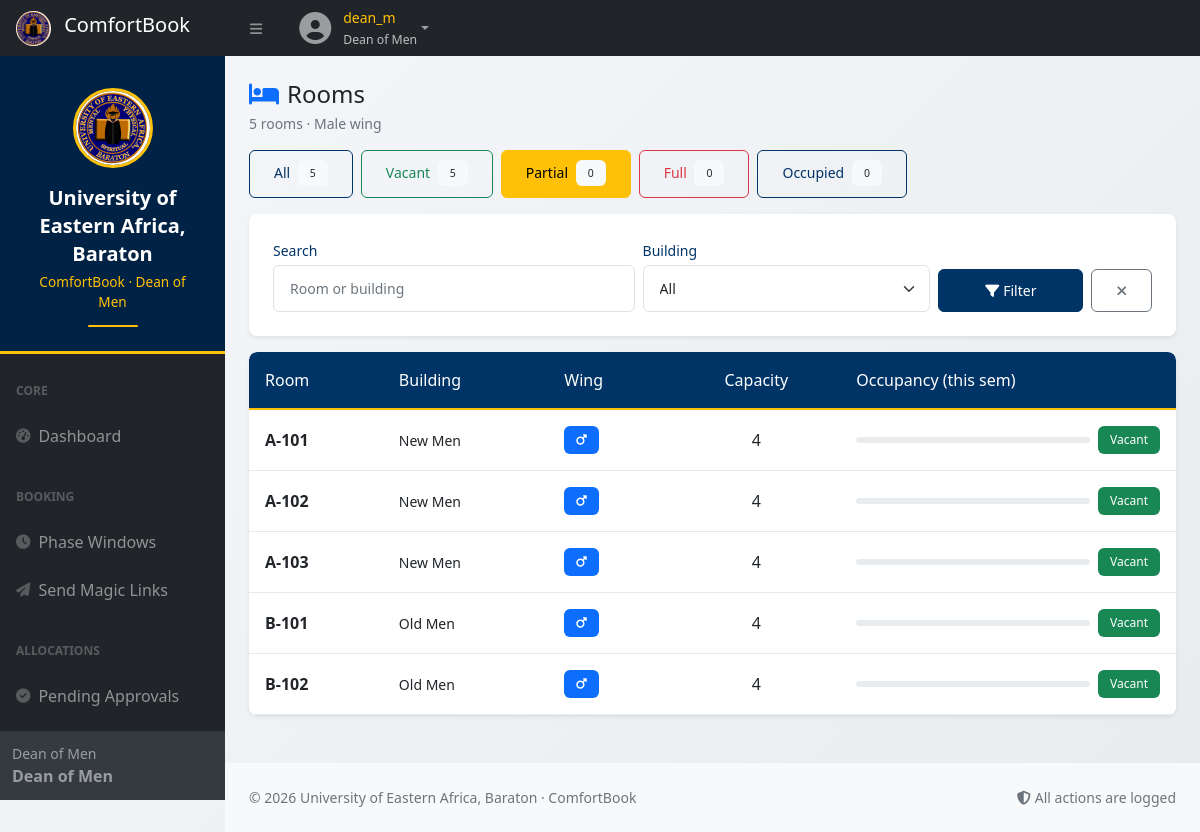
/user/rooms.php?status=partial (signed in), run on an earlier commit of the app's database.
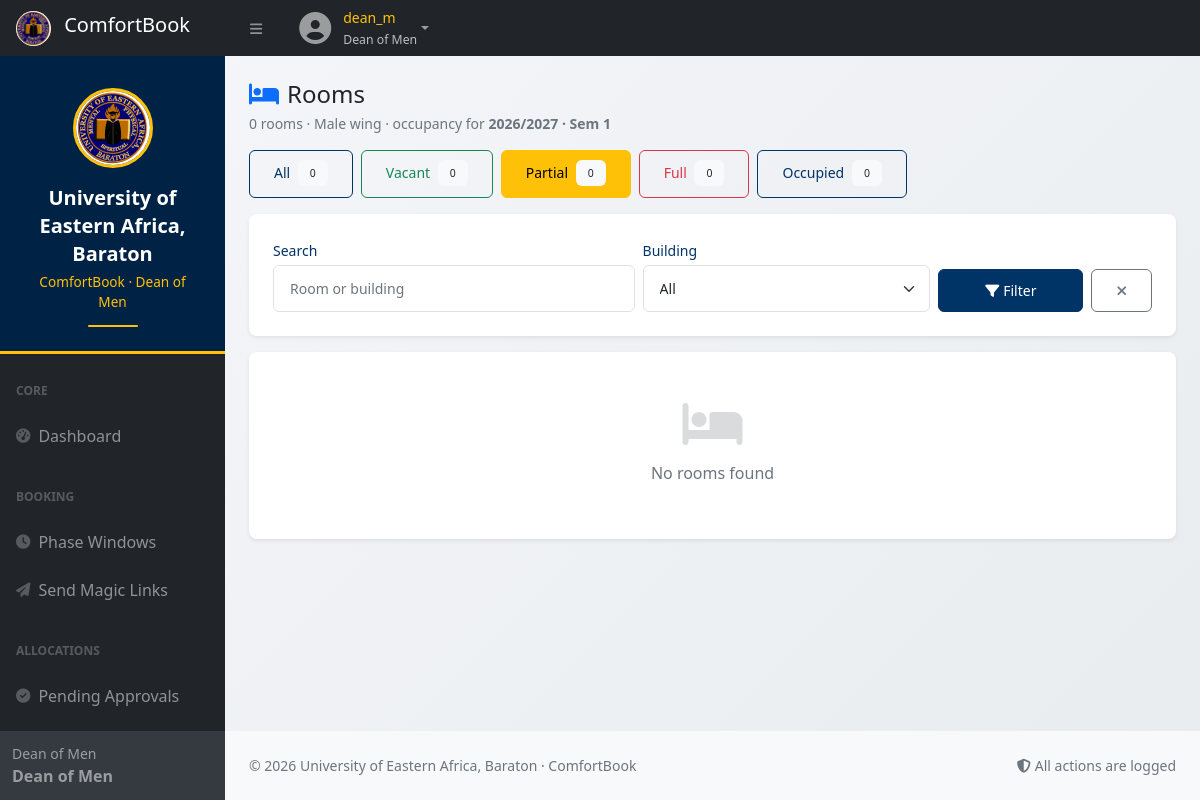
And on a later commit of the database.
### tables this page shows
CREATE TABLE `rooms` (
  `id` int(10) UNSIGNED NOT NULL,
  `block_id` int(10) UNSIGNED NOT NULL,
  `room_number` varchar(20) NOT NULL,
  `capacity` tinyint(3) UNSIGNED NOT NULL DEFAULT 1,
  `gender` enum('Male','Female') NOT NULL,
  `status` enum('vacant','available_p2','reserved','occupied') NOT NULL DEFAULT 'vacant',
  `reserved_by_student_id` int(10) UNSIGNED DEFAULT NULL,
  `reserved_at` datetime DEFAULT NULL,
  `notes` text DEFAULT NULL,
  `created_at` datetime NOT NULL DEFAULT current_timestamp()
);

CREATE TABLE `blocks` (
  `id` int(10) UNSIGNED NOT NULL,
  `name` varchar(80) NOT NULL,
  `gender` enum('Male','Female') NOT NULL,
  `description` text DEFAULT NULL,
  `is_active` tinyint(1) NOT NULL DEFAULT 1,
  `created_at` datetime NOT NULL DEFAULT current_timestamp()
);

CREATE TABLE `semesters` (
  `id` int(10) UNSIGNED NOT NULL,
  `academic_year` varchar(20) NOT NULL,
  `semester_no` tinyint(3) UNSIGNED NOT NULL,
  `name` varchar(80) NOT NULL,
  `start_date` date NOT NULL,
  `end_date` date NOT NULL,
  `phase1_start` datetime DEFAULT NULL,
  `phase1_end` datetime DEFAULT NULL,
  `phase2_start` datetime DEFAULT NULL,
  `phase2_end` datetime DEFAULT NULL,
  `is_active` tinyint(1) NOT NULL DEFAULT 0,
  `created_at` datetime NOT NULL DEFAULT current_timestamp()
);

### includes/config.php (called while the page is built, shortened)
<?php
function get_config(string $key, $default = null) {
    static $cache = null;
    if ($cache === null) {
        $cache = [];
        $pdo = $GLOBALS['pdo'] ?? null;
        if ($pdo) {
            try {
                foreach ($pdo->query("SELECT config_key, config_value FROM config") as $r) {
                    $cache[$r['config_key']] = $r['config_value'];
                }
            } catch (Throwable $e) {}
        }
    }
    return $cache[$key] ?? $default;
}
function active_semester(): ?array {
    static $cache = false;
    if ($cache !== false) return $cache;
    $sid = (int)get_config('active_semester_id', 0);
    if ($sid <= 0) { $cache = null; return null; }
    $pdo = $GLOBALS['pdo'] ?? null;
    try {
        $stmt = $pdo->prepare("SELECT * FROM semesters WHERE id = ? LIMIT 1");
        $stmt->execute([$sid]);
        $cache = $stmt->fetch() ?: null;
    } catch (Throwable $e) {
        $cache = null;
    }
    return $cache;
}
function active_semester_id(): ?int {
    $s = active_semester();
    return $s ? (int)$s['id'] : null;
}
function h($v): string {
    return htmlspecialchars((string)$v, ENT_QUOTES, 'UTF-8');
}

### includes/auth.php (called while the page is built, shortened)
<?php
require_once __DIR__ . '/config.php';
function gender_scope(): ?string { return $_SESSION['gender_scope'] ?? null; }
        ?>
        <?php
function gender_filter(): ?string { return gender_scope(); }

### user/rooms.php (the view, shortened to what the changed rows need)
<?php
require_once __DIR__ . '/../includes/config.php';
require_once __DIR__ . '/../includes/auth.php';
$gender    = gender_filter();
$activeSid = active_semester_id();
$where = ' WHERE 1=1'; $params = [];
if ($gender !== null) { $where .= ' AND r.gender = ?'; $params[] = $gender; }
$occSub = $activeSid
    ? "(SELECT COUNT(*) FROM bookings b2 WHERE b2.room_id = r.id AND b2.status='confirmed' AND b2.semester_id = $activeSid)"
    : "0";
$stmt = $pdo->prepare("
    SELECT r.*, b.name block_name, b.gender block_gender,
        $occSub AS semester_occupants
    FROM rooms r JOIN blocks b ON b.id = r.block_id
    $where ORDER BY b.gender, b.name, r.room_number LIMIT 500
");
$stmt->execute($params);
$rooms = $stmt->fetchAll();
$filterStatus = $_GET['status'] ?? '';
if ($activeSid && in_array($filterStatus, ['vacant','occupied','full','partial'], true)) {
    $rooms = array_filter($rooms, function ($r) use ($filterStatus) {
        $occ = (int)$r['semester_occupants'];
        $cap = (int)$r['capacity'];
        return match($filterStatus) {
            'vacant'   => $occ === 0,
            'partial'  => $occ > 0 && $occ < $cap,
            'full'     => $occ >= $cap,
            'occupied' => $occ > 0,
            default    => true,
        };
    });
}
$counts = ['vacant'=>0, 'partial'=>0, 'full'=>0, 'occupied'=>0];
foreach ($rooms as $r) {
    $occ = (int)$r['semester_occupants'];
    $cap = (int)$r['capacity'];
    if ($occ === 0)                    $counts['vacant']++;
    elseif ($occ >= $cap)              $counts['full']++;
    else                               $counts['partial']++;
}
function semester_status_badge(int $occ, int $cap): string {
    if ($occ === 0) return '<span class="badge bg-success">Vacant</span>';
    return '<span class="badge bg-warning text-dark">' . $occ . '/' . $cap . '</span>';
}
?>
<?php include __DIR__ . '/partial/header.php'; ?>
<div id="layoutSidenav">
    <div id="layoutSidenav_content">
        <main class="container-fluid px-4">
            <div class="d-flex flex-wrap justify-content-between align-items-center mt-4 mb-3">
                <div>
                    <h4 class="mb-1"><i class="fas fa-bed text-primary me-2"></i>Rooms</h4>
                    <p class="text-muted small mb-0">
                        <?= count($rooms) ?> room<?= count($rooms)===1?'':'s' ?>
                        <?= $gender ? ' · '.h($gender).' wing' : ' · All wings' ?>
                        <?php if ($activeSid): ?>
                            · occupancy for <strong><?= h(active_semester()['name']) ?></strong>
                        <?php endif; ?>
                    </p>
                </div>
            </div>
            <div class="d-flex flex-wrap gap-2 mb-3">
                <a href="rooms.php" class="btn btn-sm <?= $filterStatus===''?'btn-primary':'btn-outline-primary' ?>">
                    All <span class="badge bg-light text-dark ms-1"><?= count($rooms) ?></span>
                </a>
                <a href="rooms.php?status=vacant" class="btn btn-sm <?= $filterStatus==='vacant'?'btn-success':'btn-outline-success' ?>">
                    Vacant <span class="badge bg-light text-dark ms-1"><?= $counts['vacant'] ?></span>
                </a>
            </div>
            <div class="card border-0 shadow-sm"><div class="card-body p-0">
                <?php if (empty($rooms)): ?>
                    <div class="text-center py-5 text-muted"><i class="fas fa-bed fa-3x mb-3 opacity-25"></i><h6>No rooms found</h6></div>
                <?php else: ?>
                    <div class="table-responsive">
                        <table class="table table-hover mb-0 align-middle">
                            <thead class="table-light">
                                <tr>
                                    <th>Room</th>
                                    <th>Building</th>
                                    <th>Wing</th>
                                    <th class="text-center">Capacity</th>
                                    <th>Occupancy (this sem)</th>
                                </tr>
                            </thead>
                            <tbody>
                            <?php foreach ($rooms as $r):
                                $occ = (int)$r['semester_occupants'];
                                $cap = (int)$r['capacity'];
                            ?>
                                <tr>
                                    <td class="fw-semibold"><?= h($r['room_number']) ?></td>
                                    <td class="small"><?= h($r['block_name']) ?></td>
                                    <td>
                                        <?= $r['block_gender']==='Male'
                                            ? '<span class="badge bg-primary"><i class="fas fa-mars"></i></span>'
                                            : '<span class="badge bg-danger"><i class="fas fa-venus"></i></span>' ?>
                                    </td>
                                    <td class="text-center"><?= $cap ?></td>
                                    <td>
                                        <div class="d-flex align-items-center gap-2">
                                            <div class="progress flex-fill" style="height:6px;min-width:80px;">
                                            </div>
                                            <?= semester_status_badge($occ, $cap) ?>
                                        </div>
                                    </td>
                                </tr>
                            <?php endforeach; ?>
                            </tbody>
                        </table>
                    </div>
                <?php endif; ?>
            </div></div>
        </main>
<?php include __DIR__ . '/partial/footer.php'; ?>

What changed in the data, as far as the page shows it:
no longer on this page (row edited): rooms: id "5", room_number "B-102", block.name "Old Men", capacity "4"
no longer on this page (row edited): rooms: room_number "A-101", block.name "New Men", capacity "4"
no longer on this page (row edited): rooms: room_number "A-102", block.name "New Men", capacity "4"
no longer on this page (row edited): rooms: room_number "A-103", block.name "New Men", capacity "4"
no longer on this page (row edited): rooms: room_number "B-101", block.name "Old Men", capacity "4"
added semesters: name "2026/2027 · Sem 1"
Also different on the page:
count($rooms): "5" → "0"
$counts['vacant']: (not shown) → "0"
text no longer shown: "Room Building Wing Capacity Occupancy (this sem)"
text now shown: "· occupancy for No rooms found"
